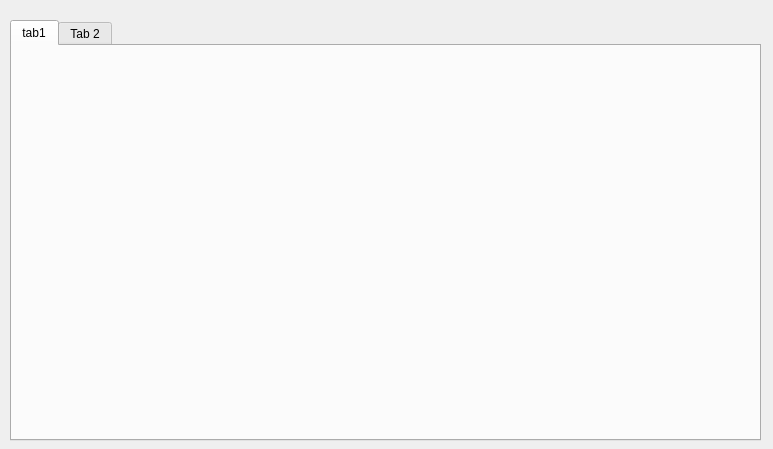
<?xml version="1.0" encoding="UTF-8"?>
<ui version="4.0">
 <class>Widget</class>
 <widget class="QWidget" name="Widget">
  <property name="geometry">
   <rect>
    <x>0</x>
    <y>0</y>
    <width>773</width>
    <height>449</height>
   </rect>
  </property>
  <property name="windowTitle">
   <string>Widget</string>
  </property>
  <widget class="QTabWidget" name="tabWidget">
   <property name="geometry">
    <rect>
     <x>10</x>
     <y>20</y>
     <width>751</width>
     <height>421</height>
    </rect>
   </property>
   <property name="currentIndex">
    <number>0</number>
   </property>
   <widget class="QWidget" name="tab">
    <attribute name="title">
     <string>tab1</string>
    </attribute>
   </widget>
   <widget class="QWidget" name="tab_2">
    <attribute name="title">
     <string>Tab 2</string>
    </attribute>
   </widget>
  </widget>
 </widget>
 <layoutdefault spacing="6" margin="11"/>
 <resources/>
 <connections/>
</ui>
